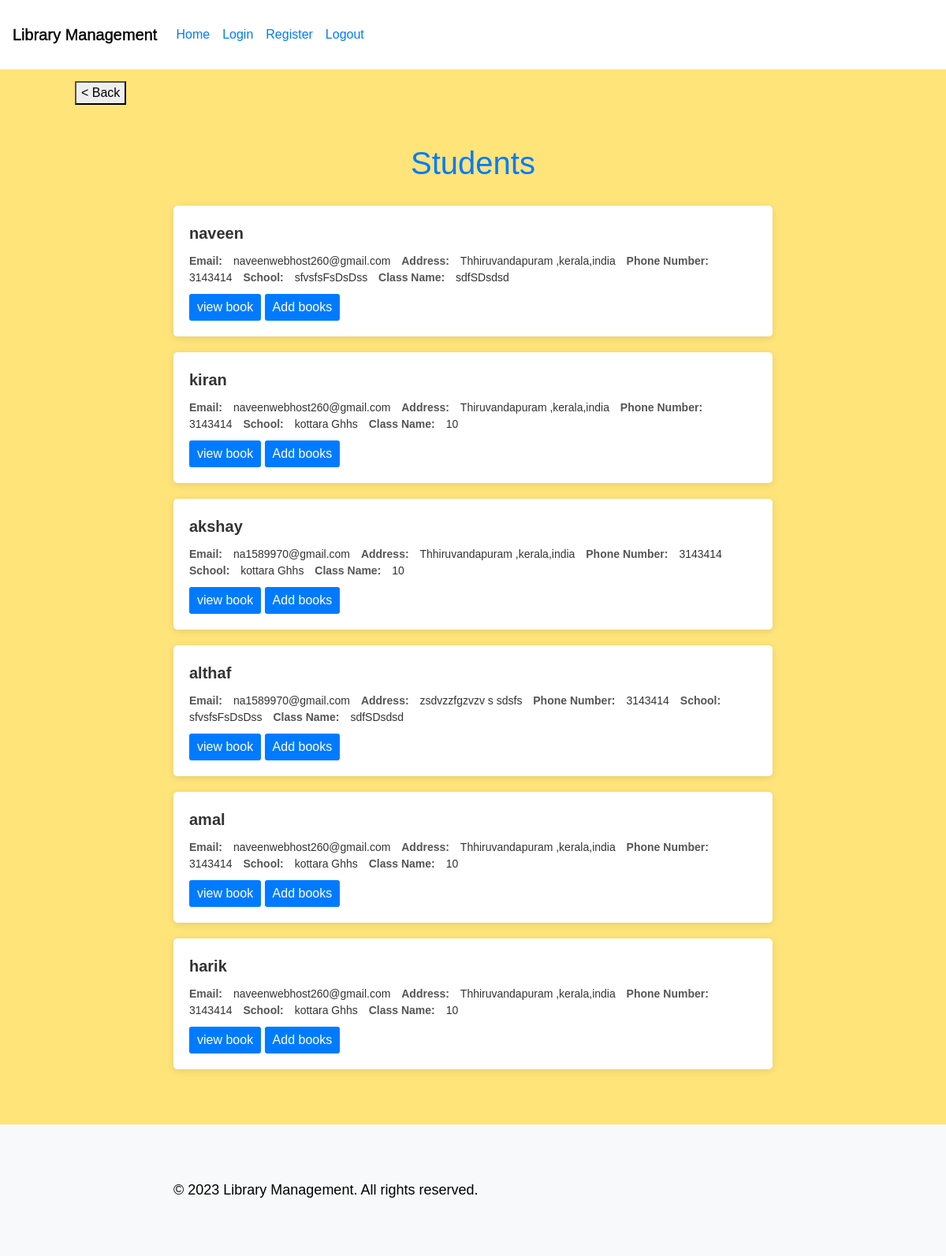
/viewStudents, run on the app's committed database.
### poco/models.py (models this page shows, shortened)
class Student(models.Model):
    connection = models.OneToOneField(User,on_delete=models.CASCADE)
    name = models.CharField(max_length=50,null=True)
    email = models.CharField(max_length=100,null=True)
    address = models.CharField(max_length=200,null=True)
    phone_number = models.ImageField()
    school = models.CharField(max_length=200,null=True)
    class_name = models.CharField(max_length=40,null=True)

### poco/views.py (the view)
# urls.py: path('viewStudents',views.viewStudents,name="viewStudents"),
def viewStudents(request):
    studets = Student.objects.all()
    return render(request,"viewStudents.html",{"studets":studets})

### poco/templates/viewStudents.html (shortened to what this page needs)
{% extends 'index.html' %}
{% load static %}
{% block content %}
</head>
<body>
    <div class="container">
        <h1>Students</h1>
        {% for user in studets %}
        <div class="employee-card">
            <div class="employee-name">{{user.name}}</div>
            <div class="employee-details">
                <span class="label">Email:</span>
                <span class="value">{{user.email}}</span>
                <span class="label">Address:</span>
                <span class="value">{{user.address}}</span>
                <span class="label">Phone Number:</span>
                <span class="value">{{user.phone_number}}</span>
                <span class="label">School:</span>
                <span class="value">{{user.school}}</span>
                <span class="label">Class Name:</span>
                <span class="value">{{user.class_name}}</span>
            </div>
           <a href="ViewAssaignedBooks/{{user.connection.id}}"> <button class="view-profile-btn">view book</button></a>
           <a href="AddBooksToStudents/{{user.connection.id}}"> <button class="view-profile-btn">Add books</button></a>
        </div>
       {% endfor %}
    </div>
    {% endblock content %}

### poco/templates/index.html (style rules this page uses)
body { background-color: #f8f9fa; }
.container { margin: 0; padding: 50px 20px; text-align: left; margin-left: auto; margin-right: auto; }
h1 { margin-bottom: 30px; }

### poco/templates/viewStudents.html (style rules this page uses)
body { background-color: #f8f9fa; font-family: Arial, sans-serif; }
.container { max-width: 800px; margin: 0 auto; padding: 50px 20px; }
h1 { margin-bottom: 30px; color: #007bff; text-align: center; }
.employee-card { background-color: #fff; box-shadow: 0px 2px 10px rgba(0, 0, 0, 0.1); border-radius: 5px; padding: 20px; margin-bottom: 20px; }
.employee-name { font-weight: bold; color: #333; font-size: 20px; margin-bottom: 10px; }
.employee-details { color: #555; font-size: 14px; }
.employee-details span { display: inline-block; margin-right: 10px; }
.employee-details .label { font-weight: bold; }
.employee-details .value { color: #333; }
.view-profile-btn { display: inline-block; margin-top: 10px; background-color: #007bff; color: #fff; padding: 5px 10px; border: none; border-radius: 3px; cursor: pointer; }

### data on the page
Student: name "naveen", email "naveenwebhost260@gmail.com", address "Thhiruvandapuram ,kerala,india", phone_number "3143414", school "sfvsfsFsDsDss", class_name "sdfSDsdsd"
Student: name "kiran", email "naveenwebhost260@gmail.com", address "Thiruvandapuram ,kerala,india", phone_number "3143414", school "kottara Ghhs", class_name "10"
Student: name "akshay", email "na1589970@gmail.com", address "Thhiruvandapuram ,kerala,india", phone_number "3143414", school "kottara Ghhs", class_name "10"
Student: name "althaf", email "na1589970@gmail.com", address "zsdvzzfgzvzv s sdsfs", phone_number "3143414", school "sfvsfsFsDsDss", class_name "sdfSDsdsd"
Student: name "amal", email "naveenwebhost260@gmail.com", address "Thhiruvandapuram ,kerala,india", phone_number "3143414", school "kottara Ghhs", class_name "10"
Student: name "harik", email "naveenwebhost260@gmail.com", address "Thhiruvandapuram ,kerala,india", phone_number "3143414", school "kottara Ghhs", class_name "10"
